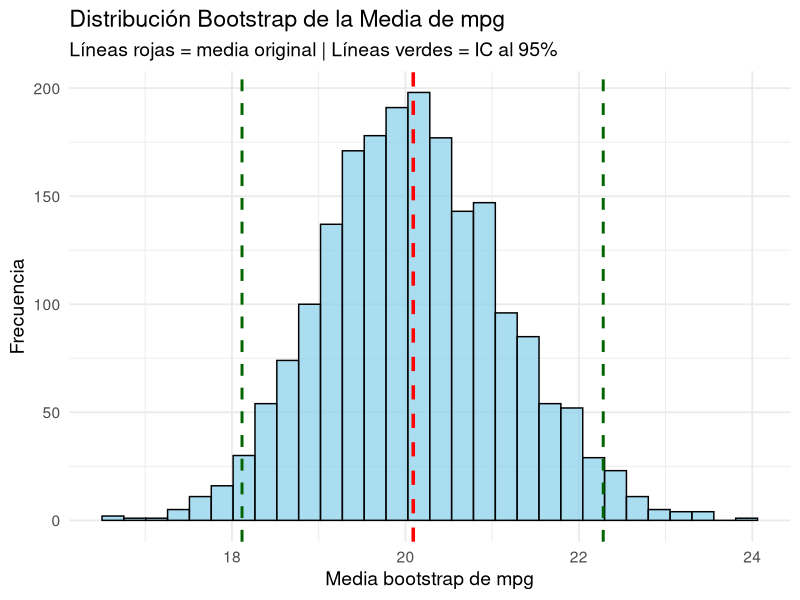

Here is the R script that generated this plot:
# Instalar librerías si no las tienes
install.packages("boot")      # para bootstrap
install.packages("ggplot2")   # para gráficos
install.packages("dplyr")     # para manipulación de datos

# Cargar librerías
library(boot)
library(ggplot2)
library(dplyr)

# Dataset de ejemplo
data(mtcars)

# ================================
# 1. Función estadística: media de mpg
# ================================
media_mpg <- function(data, indices) {
  muestra <- data[indices, ]       # remuestreo con reemplazo
  return(mean(muestra$mpg))        # calcular la media de mpg
}

# ================================
# 2. Aplicar bootstrap
# ================================
set.seed(123)   # Semilla para reproducibilidad
resultado <- boot(data = mtcars, statistic = media_mpg, R = 2000)

# Mostrar resumen
print(resultado)

# Intervalo de confianza bootstrap al 95%
ic <- boot.ci(resultado, type = c("perc", "bca"))
print(ic)

# ================================
# 3. Gráfico de la distribución bootstrap
# ================================
# Guardar los valores bootstrap
bootstrap_vals <- resultado$t

# Crear un data frame para graficar
df_boot <- data.frame(media_bootstrap = bootstrap_vals)

# Gráfico con ggplot2
ggplot(df_boot, aes(x = media_bootstrap)) +
  geom_histogram(bins = 30, fill = "skyblue", color = "black", alpha = 0.7) +
  geom_vline(aes(xintercept = mean(mtcars$mpg)),
             color = "red", linetype = "dashed", size = 1.2) +
  geom_vline(aes(xintercept = ic$perc[4]),
             color = "darkgreen", linetype = "dashed", size = 1) +
  geom_vline(aes(xintercept = ic$perc[5]),
             color = "darkgreen", linetype = "dashed", size = 1) +
  labs(title = "Distribución Bootstrap de la Media de mpg",
       subtitle = "Líneas rojas = media original | Líneas verdes = IC al 95%",
       x = "Media bootstrap de mpg",
       y = "Frecuencia") +
  theme_minimal(base_size = 14)

